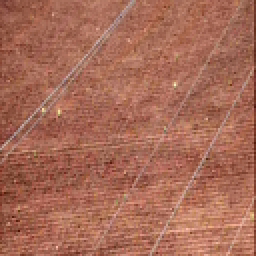
#> input picture Power_Line_Database/Visible_Light_VL/TV_VL_0051.jpg, 128 x 128 px, found by its file name (shown 2 times larger); its folder holds 4 pictures in this run
$ python simple_hough.py
#> lines starting #> are read from the running program, lines starting #| are printed output that depends on the picture
import os
import cv2
import numpy as np

dir_name = "/Users/jamesthieu23/Desktop/Power_Line_Database/Visible_Light_VL/"
directory = os.fsencode("/Users/jamesthieu23/Desktop/Power_Line_Database/Visible_Light_VL")
ret_dir = "/Users/jamesthieu23/Desktop/Powerlines/HoughImages/"

file_count = 0

positive = 0
negative = 0

all_positive = 0
all_negative = 0

false_positive = 0
false_negative = 0

for file in os.listdir(directory):
    filename = os.fsdecode(file)
    rem_filename = filename[:-4]
    if filename.endswith(".jpg"):
        file_count += 1
        img = cv2.imread(dir_name + filename)
#> img is the input picture: shape (128, 128, 3); mean B, G, R 86.8, 106.5, 167.4
        new_filename = str(rem_filename) + "_hough.jpg"
        # print (new_filename)
        gray = cv2.cvtColor(img,cv2.COLOR_BGR2GRAY)
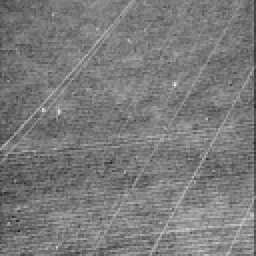
#> gray: shape (128, 128) (shown 2 times larger); min 35, max 234, mean 122.5
        edges = cv2.Canny(gray,20,150,apertureSize = 3)
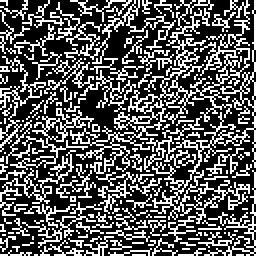
#> edges: shape (128, 128) (shown 2 times larger); 34.5% white in thin lines or dots

        if filename[:2] == "TV":
            all_positive += 1
        elif filename[:2] == "TY":
            all_negative += 1

        lines = cv2.HoughLinesP(edges,rho = 1, theta = np.pi/180, threshold = 100,minLineLength = 100,maxLineGap = 50)
#> lines = None
        if lines is not None:
            if filename[:2] == "TV":
                positive += 1
            elif filename[:2] == "TY":
                false_positive += 1
            for line in lines:
                for x1,y1,x2,y2 in line:
                    cv2.line(img,(x1,y1),(x2,y2),(0,255,0),2)
        else:
            if filename[:2] == "TV":
                false_negative += 1
            elif filename[:2] == "TY":
                negative += 1
        cv2.imwrite(ret_dir + new_filename,img)
#> pass 2 of the loop `for file in os.listdir(directory):`:
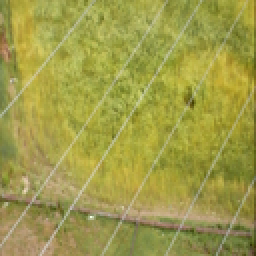
#> input picture Power_Line_Database/Visible_Light_VL/TV_VL_0072.jpg, 128 x 128 px, found by its file name (shown 2 times larger)
#> img is the input picture: shape (128, 128, 3); mean B, G, R 73.5, 155.9, 159.7
#> `gray = cv2.cvtColor(img,cv2.COLOR_BGR2GRAY)`:
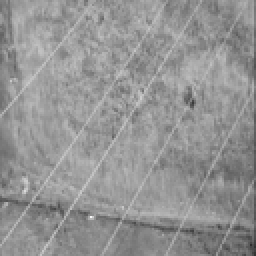
#> gray: shape (128, 128) (shown 2 times larger); min 45, max 248, mean 147.7
#> `edges = cv2.Canny(gray,20,150,apertureSize = 3)`:
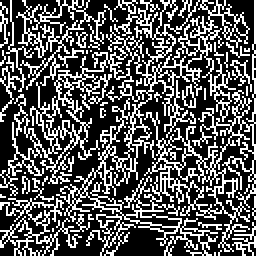
#> edges: shape (128, 128) (shown 2 times larger); 34% white in thin lines or dots
#> pass 3 of the loop `for file in os.listdir(directory):`:
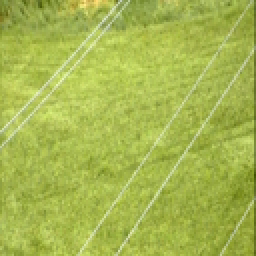
#> input picture Power_Line_Database/Visible_Light_VL/TV_VL_0086.jpg, 128 x 128 px, found by its file name (shown 2 times larger)
#> img is the input picture: shape (128, 128, 3); mean B, G, R 79.6, 183.5, 166.3
#> `gray = cv2.cvtColor(img,cv2.COLOR_BGR2GRAY)`:
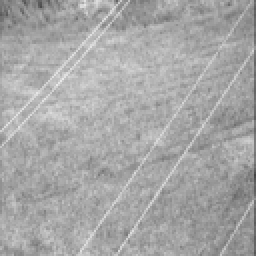
#> gray: shape (128, 128) (shown 2 times larger); min 68, max 234, mean 166.5
#> `edges = cv2.Canny(gray,20,150,apertureSize = 3)`:
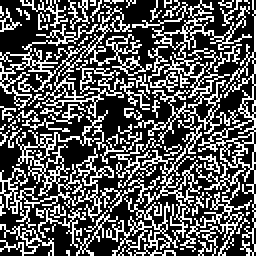
#> edges: shape (128, 128) (shown 2 times larger); 34.1% white in thin lines or dots
#> the loop made 4 passes; the first 3 are shown

print ("Positives:", (positive+false_positive)/file_count)
print ("Positives Successfully Detected:", positive/all_positive)
#> (the run stopped early here; a loop or call above may not have finished)
